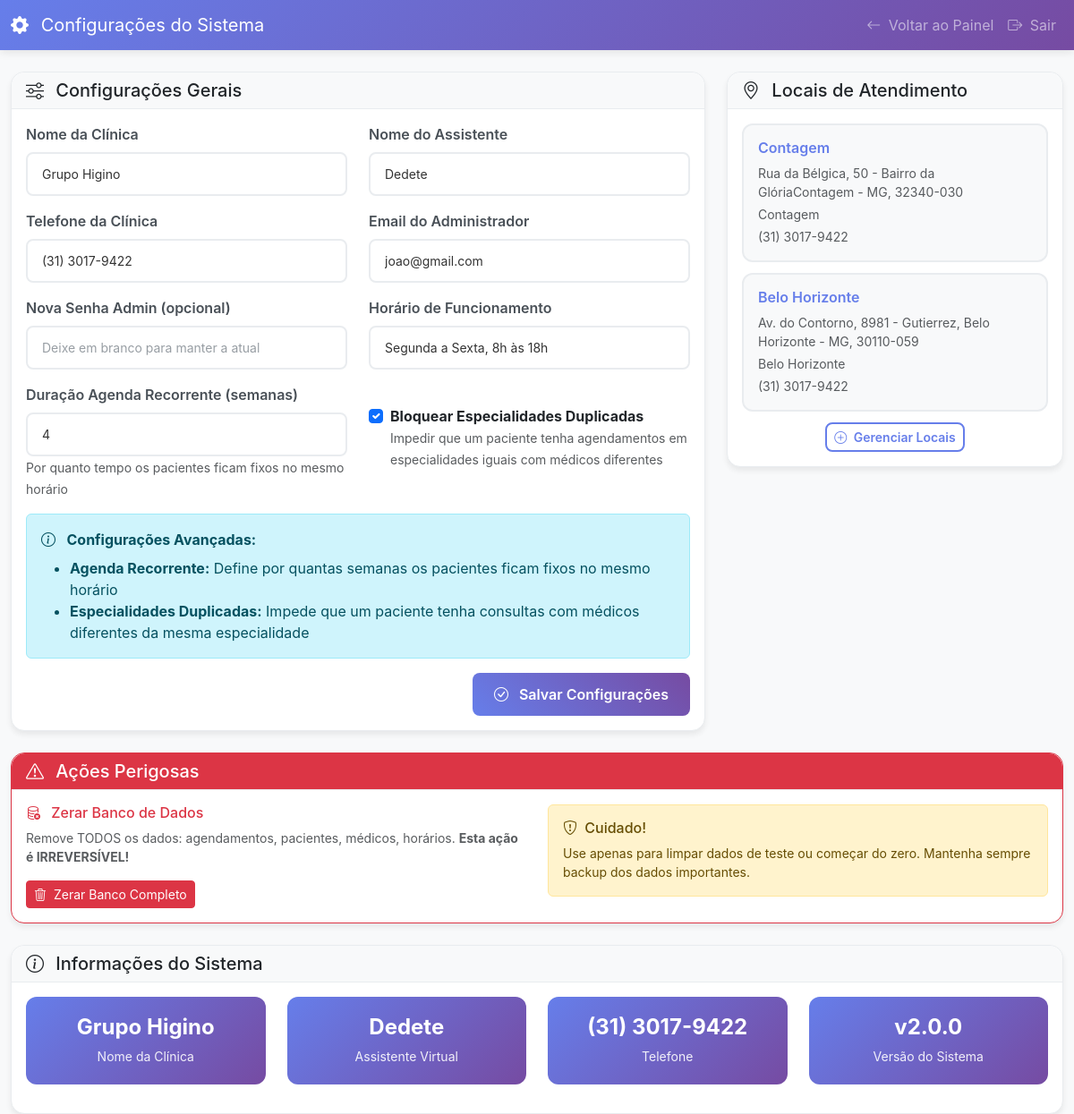
Page /admin/config (signed in) on the committed database.
### tables this page shows
CREATE TABLE configuracoes (
                id INTEGER PRIMARY KEY AUTOINCREMENT,
                chave TEXT NOT NULL UNIQUE,
                valor TEXT,
                descricao TEXT,
                atualizado_em DATETIME DEFAULT CURRENT_TIMESTAMP
            );

CREATE TABLE locais (
                id INTEGER PRIMARY KEY AUTOINCREMENT,
                nome TEXT NOT NULL UNIQUE,
                endereco TEXT,
                cidade TEXT,
                telefone TEXT,
                ativo BOOLEAN DEFAULT 1,
                criado_em DATETIME DEFAULT CURRENT_TIMESTAMP
            );

### app.py (the view)
    def decorated_function(*args, **kwargs):
        if not session.get('admin_logado'):
            flash('Acesso negado. Faça login como administrador.', 'error')
            return redirect(url_for('admin_login'))
        return f(*args, **kwargs)

### templates/admin_config.html (shortened to what this page needs)
<!DOCTYPE html>
<html lang="pt-BR">
<head>
    <link href="https://cdn.jsdelivr.net/npm/bootstrap@5.3.0/dist/css/bootstrap.min.css" rel="stylesheet">
    <link rel="stylesheet" href="https://cdn.jsdelivr.net/npm/bootstrap-icons@1.11.0/font/bootstrap-icons.css">
</head>
<body>
    <nav class="navbar navbar-expand-lg navbar-dark">
        <div class="container-fluid">
            <a class="navbar-brand" href="#">
                <i class="bi bi-gear-fill me-2"></i>
                Configurações do Sistema
            </a>
            <div class="navbar-nav ms-auto">
                <a class="nav-link" href="{{ url_for('admin') }}">
                    <i class="bi bi-arrow-left me-1"></i>
                    Voltar ao Painel
                </a>
                <a class="nav-link" href="{{ url_for('admin_logout') }}">
                    <i class="bi bi-box-arrow-right me-1"></i>
                    Sair
                </a>
            </div>
        </div>
    </nav>
    <div class="container mt-4">
        <div class="row">
            <div class="col-md-8 mb-4">
                <div class="card">
                    <div class="card-header">
                        <h5 class="mb-0">
                            <i class="bi bi-sliders me-2"></i>
                            Configurações Gerais
                        </h5>
                    </div>
                    <div class="card-body">
                        <form method="POST">
                            <div class="row">
                                <div class="col-md-6 mb-3">
                                    <label for="nome_clinica" class="form-label">Nome da Clínica</label>
                                    <input type="text" class="form-control" id="nome_clinica" name="nome_clinica"
                                           value="{{ configuracoes.nome_clinica }}" required>
                                </div>
                                <div class="col-md-6 mb-3">
                                    <label for="nome_assistente" class="form-label">Nome do Assistente</label>
                                    <input type="text" class="form-control" id="nome_assistente" name="nome_assistente"
                                           value="{{ configuracoes.nome_assistente }}" required>
                                </div>
                            </div>
                            <div class="row">
                                <div class="col-md-6 mb-3">
                                    <label for="telefone_clinica" class="form-label">Telefone da Clínica</label>
                                    <input type="text" class="form-control" id="telefone_clinica" name="telefone_clinica"
                                           value="{{ configuracoes.telefone_clinica }}" required>
                                </div>
                                <div class="col-md-6 mb-3">
                                    <label for="email_admin" class="form-label">Email do Administrador</label>
                                    <input type="email" class="form-control" id="email_admin" name="email_admin"
                                           value="{{ configuracoes.email_admin }}" required>
                                </div>
                            </div>
                            <div class="row">
                                <div class="col-md-6 mb-3">
                                    <label for="senha_admin" class="form-label">Nova Senha Admin (opcional)</label>
                                    <input type="password" class="form-control" id="senha_admin" name="senha_admin"
                                           placeholder="Deixe em branco para manter a atual">
                                </div>
                                <div class="col-md-6 mb-3">
                                    <label for="horario_funcionamento" class="form-label">Horário de Funcionamento</label>
                                    <input type="text" class="form-control" id="horario_funcionamento" name="horario_funcionamento"
                                           value="{{ configuracoes.horario_funcionamento }}" required>
                                </div>
                            </div>
                            <div class="row">
                                <div class="col-md-6 mb-3">
                                    <label for="duracao_agendamento_recorrente" class="form-label">Duração Agenda Recorrente (semanas)</label>
                                    <input type="number" class="form-control" id="duracao_agendamento_recorrente" name="duracao_agendamento_recorrente"
                                           value="{{ configuracoes.duracao_agendamento_recorrente or '4' }}" min="1" max="12" required>
                                    <small class="form-text text-muted">Por quanto tempo os pacientes ficam fixos no mesmo horário</small>
                                </div>
                                <div class="col-md-6 mb-3">
                                    <div class="form-check mt-4">
                                        <input class="form-check-input" type="checkbox" id="bloquear_especialidades_duplicadas"
                                               name="bloquear_especialidades_duplicadas"
                                               {% if configuracoes.bloquear_especialidades_duplicadas == 'true' %}checked{% endif %}>
                                        <label class="form-check-label" for="bloquear_especialidades_duplicadas">
                                            <strong>Bloquear Especialidades Duplicadas</strong>
                                            <br><small class="text-muted">
                                                Impedir que um paciente tenha agendamentos em especialidades iguais com médicos diferentes
                                            </small>
                                        </label>
                                    </div>
                                </div>
                            </div>
                            <div class="alert alert-info">
                                <i class="bi bi-info-circle me-2"></i>
                                <strong>Configurações Avançadas:</strong>
                                <ul class="mb-0 mt-2">
                                    <li><strong>Agenda Recorrente:</strong> Define por quantas semanas os pacientes ficam fixos no mesmo horário</li>
                                    <li><strong>Especialidades Duplicadas:</strong> Impede que um paciente tenha consultas com médicos diferentes da mesma especialidade</li>
                                </ul>
                            </div>
                            <div class="text-end">
                                <button type="submit" class="btn btn-primary">
                                    <i class="bi bi-check-circle me-2"></i>
                                    Salvar Configurações
                                </button>
                            </div>
                        </form>
                    </div>
                </div>
            </div>
            <div class="col-md-4 mb-4">
                <div class="card">
                    <div class="card-header">
                        <h5 class="mb-0">
                            <i class="bi bi-geo-alt me-2"></i>
                            Locais de Atendimento
                        </h5>
                    </div>
                    <div class="card-body">
                        {% if locais %}
                            {% for local in locais %}
                                <div class="local-item">
                                    <h6>{{ local.nome }}</h6>
                                    <p class="mb-1 small text-muted">{{ local.endereco or 'Endereço não informado' }}</p>
                                    <p class="mb-1 small text-muted">{{ local.cidade }}</p>
                                    <p class="mb-0 small text-muted">{{ local.telefone or 'Telefone não informado' }}</p>
                                </div>
                            {% endfor %}
                        {% else %}
                            <p class="text-muted text-center">Nenhum local cadastrado</p>
                        {% endif %}
                        <div class="text-center">
                            <a href="{{ url_for('admin') }}#locais" class="btn btn-outline-primary btn-sm">
                                <i class="bi bi-plus-circle me-1"></i>
                                Gerenciar Locais
                            </a>
                        </div>
                    </div>
                </div>
            </div>
        </div>
        <div class="row mb-4">
            <div class="col-12">
                <div class="card border-danger">
                    <div class="card-header bg-danger text-white">
                        <h5 class="mb-0">
                            <i class="bi bi-exclamation-triangle me-2"></i>
                            Ações Perigosas
                        </h5>
                    </div>
                    <div class="card-body">
                        <div class="row">
                            <div class="col-md-6">
                                <h6 class="text-danger">
                                    <i class="bi bi-database-x me-2"></i>
                                    Zerar Banco de Dados
                                </h6>
                                <p class="text-muted small mb-3">
                                    Remove TODOS os dados: agendamentos, pacientes, médicos, horários.
                                    <strong>Esta ação é IRREVERSÍVEL!</strong>
                                </p>
                                <button type="button" class="btn btn-danger btn-sm"
                                        onclick="confirmarZerarBanco()">
                                    <i class="bi bi-trash3 me-1"></i>
                                    Zerar Banco Completo
                                </button>
                            </div>
                            <div class="col-md-6">
                                <div class="alert alert-warning mb-0">
                                    <h6 class="alert-heading">
                                        <i class="bi bi-shield-exclamation me-1"></i>
                                        Cuidado!
                                    </h6>
                                    <p class="mb-0 small">
                                        Use apenas para limpar dados de teste ou começar do zero.
                                        Mantenha sempre backup dos dados importantes.
                                    </p>
                                </div>
                            </div>
                        </div>
                    </div>
                </div>
            </div>
        </div>
        <div class="row">
            <div class="col-12">
                <div class="card">
                    <div class="card-header">
                        <h5 class="mb-0">
                            <i class="bi bi-info-circle me-2"></i>
                            Informações do Sistema
                        </h5>
                    </div>
                    <div class="card-body">
                        <div class="row">
                            <div class="col-md-3 mb-3">
                                <div class="info-card">
                                    <h4>{{ configuracoes.nome_clinica or 'N/A' }}</h4>
                                    <small>Nome da Clínica</small>
                                </div>
                            </div>
                            <div class="col-md-3 mb-3">
                                <div class="info-card">
                                    <h4>{{ configuracoes.nome_assistente or 'N/A' }}</h4>
                                    <small>Assistente Virtual</small>
                                </div>
                            </div>
                            <div class="col-md-3 mb-3">
                                <div class="info-card">
                                    <h4>{{ configuracoes.telefone_clinica or 'N/A' }}</h4>
                                    <small>Telefone</small>
                                </div>
                            </div>
                            <div class="col-md-3 mb-3">
                                <div class="info-card">
                                    <h4>v2.0.0</h4>
                                    <small>Versão do Sistema</small>
                                </div>
                            </div>
                        </div>
                    </div>
                </div>
            </div>
        </div>
    </div>
</body>
</html>

### rows in the picture
configuracoes: nome_clinica "Grupo Higino", valor "Grupo Higino"
configuracoes: nome_assistente "Dedete", valor "Dedete"
configuracoes: telefone_clinica "(31) 3017-9422", valor "(31) 3017-9422"
configuracoes: email_admin "joao@gmail.com"
configuracoes: horario_funcionamento "Segunda a Sexta, 8h às 18h"
configuracoes: valor "☑"
locais: nome "Contagem", endereco "Rua da Bélgica, 50 - Bairro da GlóriaContagem - MG, 32340-030", cidade "Contagem", telefone "(31) 3017-9422"
locais: nome "Belo Horizonte", endereco "Av. do Contorno, 8981 - Gutierrez, Belo Horizonte - MG, 30110-059", cidade "Belo Horizonte", telefone "(31) 3017-9422"
